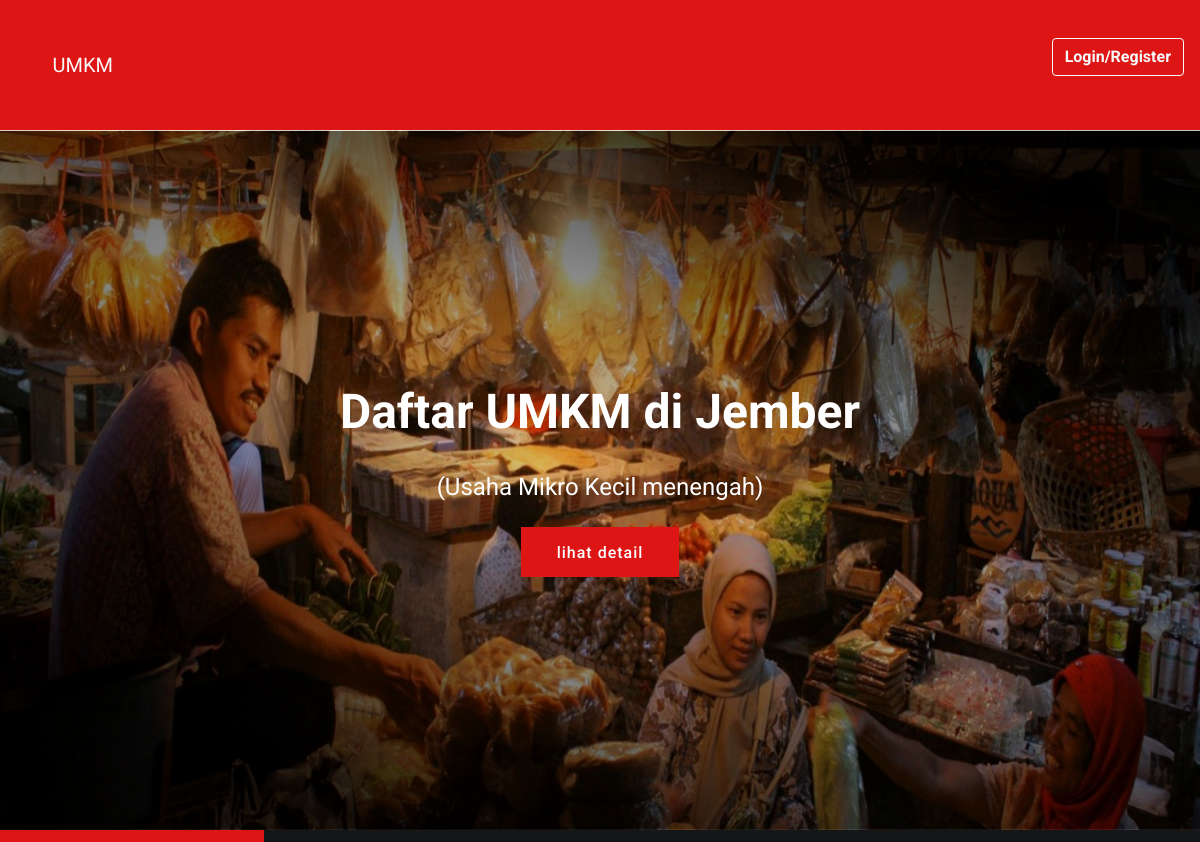
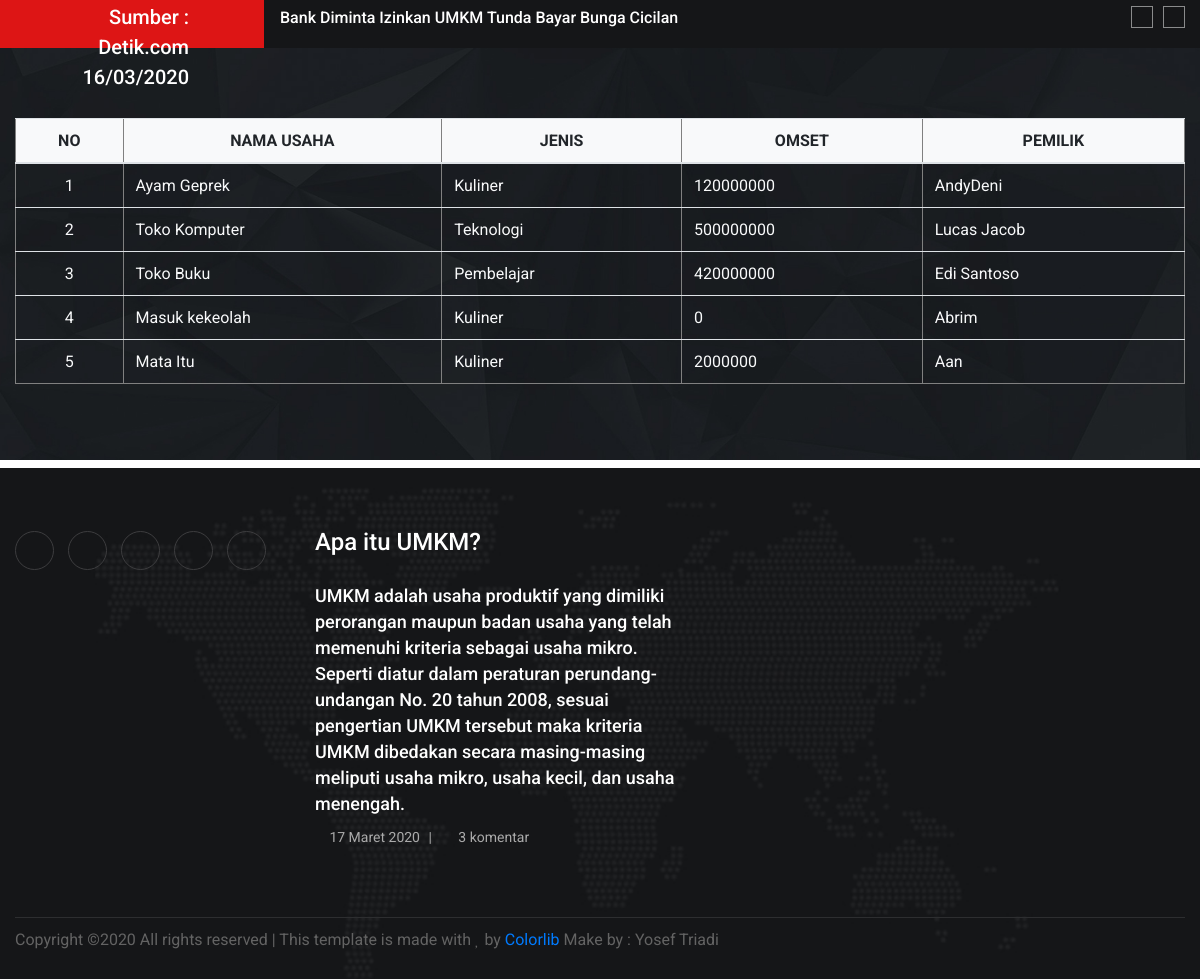
The page /home on the database its author committed (2 pictures, top to bottom).
### tables this page shows
CREATE TABLE `daftar_umkm` (
  `ID_UMKM` int(4) NOT NULL,
  `NAMA_USAHA` varchar(50) NOT NULL,
  `JENIS` char(10) NOT NULL,
  `OMSET` int(10) NOT NULL,
  `PEMILIK` varchar(50) NOT NULL
);

### application/controllers/home.php (called while the page is built, shortened)
<?php
class Home extends CI_Controller{
	function __construct(){
		$this->load->model('m_login');
	}
	function index(){
        $this->header();
        $this->content();
        $this->footer();
    }
    function header(){
		$this->load->view('v_header');
    }
    function footer(){
		$this->load->view('v_footer');
    }
    function content(){
        $data['database'] = $this->db->get('daftar_umkm');
		    $this->load->view('v_content', $data);
	}
}

### index.php (called while the page is built, shortened)
<?php
require_once BASEPATH.'core/CodeIgniter.php';

### application/views/v_content.php (the view, shortened to what this page needs)
<!DOCTYPE html>
<html lang="zxx">
<head>
    <link rel="stylesheet" href="<?php echo base_url(); ?>assets/css/bootstrap.min.css" type="text/css">
    <link rel="stylesheet" href="<?php echo base_url(); ?>assets/css/font-awesome.min.css" type="text/css">
    <link rel="stylesheet" href="<?php echo base_url(); ?>assets/css/owl.carousel.min.css" type="text/css">
    <link rel="stylesheet" href="<?php echo base_url(); ?>assets/css/magnific-popup.css" type="text/css">
    <link rel="stylesheet" href="<?php echo base_url(); ?>assets/css/slicknav.min.css" type="text/css">
    <link rel="stylesheet" href="<?php echo base_url(); ?>assets/css/style.css" type="text/css">
</head>
<body>
    <section class="hero-section set-bg" data-setbg="<?php echo base_url(); ?>assets/img/hero/hero-4.jpg">
        <div class="container">
            <div class="row">
                <div class="col-lg-12">
                    <div class="hs-item">
                        <div class="container">
                            <div class="row">
                                <div class="col-lg-12">
                                    <div class="hs-text">
                                        <h2>Daftar UMKM di Jember</h2>
                                        <h4>(Usaha Mikro Kecil menengah)</h4>
                                        <a href="#sumber" class="primary-btn">lihat detail</a>
                                    </div>
                                </div>
                            </div>
                        </div>
                    </div>
                </div>
            </div>
        </div>
    </section>
    <div class="trending-news-section" id="sumber">
        <div class="container">
            <div class="tn-title"><i class="fa fa-caret-right"></i>Sumber : Detik.com 16/03/2020</div>
            <div class="news-slider owl-carousel">
                <div class="nt-item">Bank Diminta Izinkan UMKM Tunda Bayar Bunga Cicilan</div>
            </div>
        </div>
    </div>
    <section class="match-section set-bg" data-setbg="<?php echo base_url(); ?>assets/img/match/match-bg.jpg">
        <div class="container">
    <div class="" id="tabel">
    <table class="table" border="1">
    <thead class="thead-hover">
		<tr class="bg-light">
			<th class="text-center ">NO</th>
			<th class="text-center ">NAMA USAHA</th>
			<th class="text-center ">JENIS</th>
            <th class="text-center ">OMSET</th>
            <th class="text-center ">PEMILIK</th>
        </tr>
        </thead>
        <?php
		$no = 1;
        foreach($database ->result_array() as $u) :
            $nama=$u['NAMA_USAHA'];
            $jenis=$u['JENIS'];
            $omset=$u['OMSET'];
            $pemilik=$u['PEMILIK'];
		?>
		<tr>
            <td class="text-center text-light"><?php echo $no++ ?></td>
			<td class="text-light"><?php echo $nama;?></td>
			<td class="text-light"><?php echo $jenis;?></td>
            <td class="text-light"><?php echo $omset; ?></td>
            <td class="text-light"><?php echo $pemilik; ?></td>
		</tr>
            <?php endforeach; ?>
    </table>
        </div>
    </div>
    </section>
</body>
</html>

### application/views/v_header.php (shortened to what this page needs)
<body>
    <header class="header-section">
        <div class="header__nav">
            <div class="logo">
                <nav class="navbar text-light">
                <a class="navbar-brand ml-3"><i class="fa  fa-bookmark"></i>   UMKM</a>
                <form class="form-inline">
                <?php if($this->session->userdata('status') == "login"){ ?>
                        <div class="dropdown">
                        <button class="btn btn-outline-light dropdown-toggle" type="button" id="dropdownMenuButton" data-toggle="dropdown" aria-haspopup="true" aria-expanded="false">
                            Admin : @<?php echo $this->session->userdata('nama'); ?>
                        </button>
                        <div class="dropdown-menu" aria-labelledby="dropdownMenuButton">
                            <a class="dropdown-item" href="<?php echo base_url('login/logout'); ?>">Logout</a>
                        </div>
                        </div>
                    <?php }else{ ?>
                    <a href="#" data-toggle="modal"  class="btn btn-outline-light my-2 my-sm-0"
                            data-target="#onphpidLogin"><b>Login/Register</b></a>
                    <?php } ?>
                </form>
                </nav>
            </div>
        </div>
    </header>
</body>
</html>

### application/views/v_footer.php (shortened to what this page needs)
<body>
    <footer class="footer-section set-bg mt-2" data-setbg="<?php echo base_url();?>assets/img/footer-bg.jpg">
        <div class="container">
            <div class="row">
                <div class="col-lg-3 col-md-6">
                    <div class="fs-logo">
                        <div class="fs-social">
                            <a href="#"><i class="fa fa-facebook"></i></a>
                            <a href="#"><i class="fa fa-twitter"></i></a>
                            <a href="#"><i class="fa fa-tumblr"></i></a>
                            <a href="#"><i class="fa fa-linkedin"></i></a>
                            <a href="#"><i class="fa fa-instagram"></i></a>
                        </div>
                    </div>
                </div>
                <div class="col-lg-4">
                    <div class="fs-widget">
                        <h4>Apa itu UMKM?</h4>
                        <div class="fw-item">
                            <h5><a href="#">UMKM adalah usaha produktif yang dimiliki perorangan maupun badan usaha yang telah memenuhi kriteria sebagai usaha mikro. Seperti diatur dalam peraturan perundang-undangan No. 20 tahun 2008, sesuai pengertian UMKM tersebut maka kriteria UMKM dibedakan secara masing-masing meliputi usaha mikro, usaha kecil, dan usaha menengah.</a></h5>
                            <ul>
                                <li><i class="fa fa-calendar"></i> 17 Maret 2020</li>
                                <li><i class="fa fa-edit"></i> 3 komentar</li>
                            </ul>
                        </div>
                    </div>
                </div>
            </div>
        </div>
        <div class="container">
            <div class="copyright-option">
                <div class="row">
                    <div class="col-lg-12">
                        <div class="co-text"><p>
  Copyright &copy;<script>document.write(new Date().getFullYear());</script> All rights reserved | This template is made with <i class="fa fa-heart" aria-hidden="true"></i> by <a href="https://colorlib.com" target="_blank">Colorlib</a>
   Make by : Yosef Triadi</p></div>
                    </div>
                </div>
            </div>
        </div>
    </footer>
</body>

### assets/css/style.css (style rules this page uses)
html, body { height: 100%; font-family: "Roboto", sans-serif; -webkit-font-smoothing: antialiased; font-smoothing: antialiased; scroll-behavior: smooth; }
h1, h2, h3, h4, h5, h6 { margin: 0; color: #111111; font-weight: 400; font-family: "Roboto", sans-serif; }
h2 { font-size: 36px; }
h4 { font-size: 24px; }
h5 { font-size: 18px; }
p { font-size: 16px; font-family: "Roboto", sans-serif; color: #636363; font-weight: 400; line-height: 24px; margin: 0 0 15px 0; }
ul, ol { padding: 0; margin: 0; }
.set-bg { background-repeat: no-repeat; background-size: cover; background-position: top center; }
.primary-btn { font-size: 16px; color: #ffffff; background: #dd1515; font-weight: 500; letter-spacing: 1px; display: inline-block; padding: 14px 36px 12px; }
.header__nav { background: #dd1515; }
.header__nav .logo { padding: 30px 0; }
.header__nav .logo a { display: inline-block; }
.hero-section { height: 700px; display: -webkit-box; display: -ms-flexbox; display: flex; -webkit-box-align: center; -ms-flex-align: center; align-items: center; -webkit-box-pack: center; -ms-flex-pack: center; justify-content: center; }
.hs-item .hs-text { text-align: center; }
.hs-item .hs-text h4 { color: #ffffff; margin-bottom: 25px; }
.hs-item .hs-text h2 { font-size: 48px; color: #ffffff; font-weight: 700; margin-bottom: 32px; }
.trending-news-section { background: #151618; position: relative; padding: 18px 0; }
.trending-news-section .tn-title { font-size: 20px; color: #ffffff; font-weight: 500; background: #dd1515; text-align: right; padding-right: 75px; padding-top: 14px; width: 32%; position: absolute; left: 0; top: 0; height: 100%; z-index: 1; }
.trending-news-section .news-slider .nt-item { font-size: 16px; color: #ffffff; font-weight: 500; padding-left: 265px; }
.match-section { padding: 70px 0 60px; }
.footer-section { padding-top: 60px; }
.fs-logo { margin-bottom: 30px; }
.fs-logo .fs-social a { display: inline-block; height: 39px; width: 39px; border: 1px solid #3d3d3f; border-radius: 50%; text-align: center; line-height: 39px; color: #b3b7c8; -webkit-transition: all 0.3s; -o-transition: all 0.3s; transition: all 0.3s; margin-right: 10px; margin-bottom: 10px; }
.fs-logo .fs-social a:last-child { margin-right: 0; }
.fs-widget { margin-bottom: 30px; overflow: hidden; }
.fs-widget h4 { color: #ffffff; font-weight: 500; margin-bottom: 26px; }
.fs-widget .fw-item { margin-bottom: 18px; }
.fs-widget .fw-item h5 { margin-bottom: 8px; }
.fs-widget .fw-item h5 a { color: #ffffff; font-weight: 500; line-height: 26px; }
.fs-widget .fw-item ul li { list-style: none; display: inline-block; font-size: 14px; color: #ababab; margin-right: 20px; position: relative; }
.fs-widget .fw-item ul li i { color: #dd1515; }
.fs-widget .fw-item ul li:after { position: absolute; right: -12px; top: 0; content: "|"; }
.fs-widget .fw-item ul li:last-child { margin-right: 0; }
.fs-widget .fw-item ul li:last-child:after { display: none; }
.copyright-option { border-top: 1px solid #2d2e30; padding-top: 10px; padding-bottom: 12px; margin-top: 20px; }
.copyright-option .co-text { font-size: 14px; color: #636363; float: left; line-height: 24px; }
@media only screen and (min-width: 1200px) and (max-width: 1300px) { .trending-news-section .tn-title { width: 22%; } }
@media only screen and (min-width: 1200px) { .container { max-width: 1200px; } }

### rows shown on the page
daftar_umkm: NAMA_USAHA "Ayam Geprek", JENIS "Kuliner", OMSET "120000000", PEMILIK "AndyDeni"
daftar_umkm: NAMA_USAHA "Toko Komputer", JENIS "Teknologi", OMSET "500000000", PEMILIK "Lucas Jacob"
daftar_umkm: NAMA_USAHA "Toko Buku", JENIS "Pembelajar", OMSET "420000000", PEMILIK "Edi Santoso"
daftar_umkm: NAMA_USAHA "Masuk kekeolah", JENIS "Kuliner", OMSET "0", PEMILIK "Abrim"
daftar_umkm: NAMA_USAHA "Mata Itu", JENIS "Kuliner", OMSET "2000000", PEMILIK "Aan"
